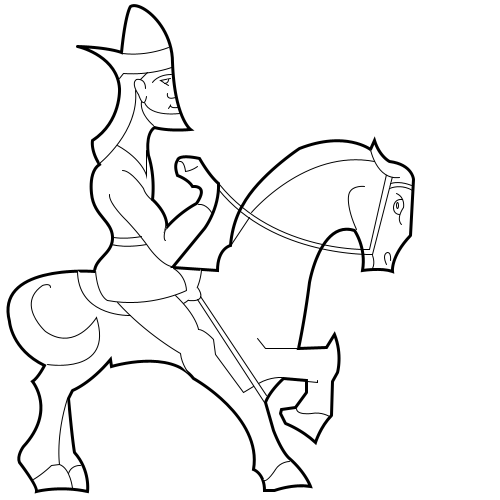
Frame 1 (no input)
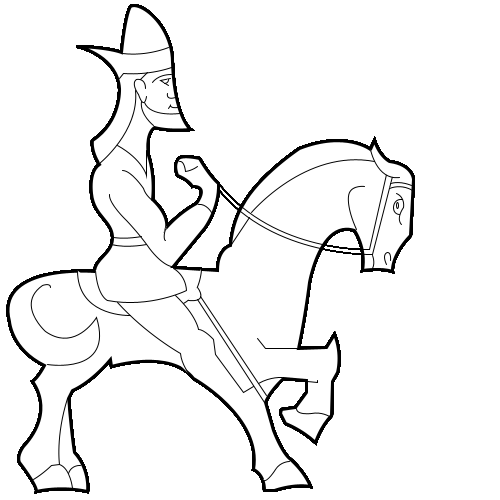
Frame 60 (the mouse pressed at the canvas centre just before this capture)
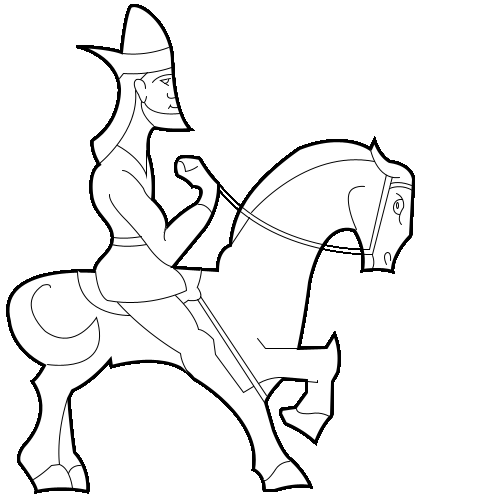
Frame 120 (the mouse held since frame 60 and released just before this capture)

The Processing sketch that drew these frames (run headless with seeded random() and noise(); from frame 60 on, the mouse is pressed at the canvas centre):

// Processing sketch: processing_7511
// ── processing_7511.pde


 //Scher Test
void setup(){
size(500, 500);
background(255);
smooth();

}

void draw() {
  beginShape();  ///borde de la imagen
  //noFill();
  strokeWeight(3);
  vertex(77,46);
  bezierVertex(109, 47, 121, 52, 121, 52);
  bezierVertex(125, 12, 130, 6, 130, 6);
  bezierVertex(140, 0, 172, 25, 172, 62);
  bezierVertex(174, 117, 190, 129, 190, 129);
  bezierVertex(167, 131, 154, 127, 154, 127);
  bezierVertex(144, 134, 148, 155, 148, 155);
  bezierVertex(155, 177, 152, 199, 152, 199);
  bezierVertex(169, 215, 166, 227, 166, 227);
  bezierVertex(180, 211, 196, 203, 196, 203);
  bezierVertex(209, 184, 192, 186, 192, 186);
  bezierVertex(188, 179,  177, 175, 177, 175); 
  bezierVertex(173, 164, 177, 160, 177, 160);
  bezierVertex(178, 153, 199, 158, 199, 158);
  bezierVertex(210, 177, 218, 183, 218, 183);
  bezierVertex(219, 208, 204, 228, 204, 228);
  vertex(172, 267);
  vertex(217, 270);
  bezierVertex(217, 248, 230, 245, 230, 245);
  bezierVertex(232, 220, 242, 205, 242, 205);
  bezierVertex(258, 175, 299, 148, 299, 148);
  bezierVertex(345, 130, 370, 149, 370, 149);
  vertex(374, 140);
  bezierVertex(379, 156, 389, 161, 389, 161);
  bezierVertex(412, 164, 413, 179, 413, 179);
  vertex(410, 235);
  bezierVertex(390, 256, 392, 271, 392, 271);
  bezierVertex(381, 267, 362, 270, 362, 270);
  bezierVertex(366, 247, 354, 230, 354, 230);
  bezierVertex(320, 219, 309, 282, 309, 282);
  bezierVertex(304, 321, 298, 348, 298, 348);
  vertex(326, 347);
  vertex(334, 334); //OMG x = y //
  bezierVertex(342, 354, 337, 372, 337, 372);
  vertex(332, 381);
  vertex(331, 415);
  bezierVertex(320, 426, 315, 442, 315, 442);
  bezierVertex(301, 429, 285, 423, 285, 423);
  vertex(280, 413);
  vertex(281, 409);
  vertex(295, 407);
  vertex(306, 392);
  vertex(306, 380);
  vertex(283, 378);
  bezierVertex(268, 392, 265, 402, 265, 402);
  bezierVertex(267, 409,273, 430, 273, 430);
  bezierVertex(282, 453, 289, 458, 289, 458);
  bezierVertex(305, 472, 310, 486, 310, 486);
  bezierVertex(293, 483, 274, 490, 274, 490);
  vertex(264, 490);
  bezierVertex(264, 473, 253, 469, 253, 469);
  bezierVertex(262, 416, 193, 378, 193, 378);
  bezierVertex(170, 348, 111, 366, 111, 366);
  vertex(110, 359);
  bezierVertex(90, 383, 72, 390, 72, 390);
  vertex(68, 398);
  bezierVertex(72, 442, 74, 452, 74, 452);
  bezierVertex(90, 470, 87, 491, 87, 491);
  bezierVertex(59, 485, 36, 491, 36, 491);
  bezierVertex(37, 485, 19, 462, 19, 462);
  bezierVertex(16, 455, 23, 446, 23, 446);
  bezierVertex(56, 410, 32, 381, 32, 381);
  bezierVertex(38, 377, 44, 365, 44, 365);
  bezierVertex(11, 349, 9, 321, 9, 321);
  bezierVertex(-6, 263, 94, 271, 94, 271);
  bezierVertex(95, 257, 113, 253, 112, 236);
  bezierVertex(111, 220, 93, 215, 91, 193);
  bezierVertex(91, 192, 88, 171, 99, 164);
  bezierVertex(90, 150, 92, 140, 92, 140);
  bezierVertex(121, 121, 119, 88, 119, 88);
  bezierVertex(117, 57, 82, 47, 77, 46); //el punto 77, 46 es el primer vertex
  endShape();
  
     beginShape(); // cola
  strokeWeight(1);
  vertex(50, 287);
  bezierVertex(50, 282, 42, 285, 42, 285);
  bezierVertex(15, 304, 45, 331, 45, 331);
  bezierVertex(75, 352, 96, 317, 96, 317);
  bezierVertex(114, 375, 47, 364, 47, 364);
  endShape(); //
   
   beginShape(); // división de las patas traseras
   vertex(67, 398);
   bezierVertex(55, 436, 59, 464, 59, 464);
   bezierVertex(70, 468, 72, 488, 72, 488);
   endShape(); //
   
   beginShape(); // división pezuñas de las patas traseras
   vertex(33, 479);
   bezierVertex(43, 473, 51, 465, 51, 465); 
   vertex(59, 464);
   endShape();  //
   
   beginShape(); // división pezuñas de las patas traseras
   vertex(68, 473);
   bezierVertex(71, 464, 80, 465, 80, 465);
   endShape();  //
   
   beginShape();
   vertex(122, 53);
   bezierVertex(147, 56, 168, 47, 168, 47);
   endShape();  //
   
    beginShape();
    vertex(119, 78);
    vertex(123, 73);
    bezierVertex(150, 75, 171, 67, 171, 67);
    endShape();  //
   
   beginShape();
   vertex(145, 88);
   bezierVertex(145, 77, 136, 79, 136, 79);
   bezierVertex(130, 83, 138, 94, 138, 94);
   bezierVertex(144, 111, 146, 96, 146, 96);
   endShape();  //
   
   beginShape();
   vertex(135, 90);
   bezierVertex(139, 131, 99, 163, 99, 163);
   endShape();  //
   
    beginShape();
   vertex(140, 79);
   vertex(147, 72);
    endShape();  //
   
   beginShape();
   vertex(171, 74);
   bezierVertex(157, 74, 152, 82, 152, 82);
   endShape();  //
   
   beginShape();
   vertex(170, 78);
   vertex(160, 80);
   vertex(168, 85);
   endShape();  //
   
   beginShape(); // iris ojo
   vertex(168, 79);
   bezierVertex(168, 83, 164, 83, 164, 83);
   endShape();  //
   
    beginShape(); //
   vertex(144, 102);
   bezierVertex(150, 117, 179, 113, 179, 113);
   endShape();  //
   
   beginShape(); //
   vertex(141, 101);
   bezierVertex(139, 114, 153, 125, 153, 125);
   endShape();  //
   
   beginShape(); // boca
   vertex(177, 107);
   bezierVertex(170, 108, 170, 105, 170, 105);
   vertex(168, 108);
   endShape();  //
   
   beginShape(); // nariz
   vertex(175, 97);
   bezierVertex(165, 100, 167, 93, 167, 93);
   endShape();  //
   
   beginShape(); // cuello ropa
   vertex(117, 145);  
   bezierVertex(142, 159, 146, 175, 146, 175);
   vertex(146, 150);
   endShape();  //
   
   beginShape(); // hombro // brazo
   vertex(122, 170);
   bezierVertex(131, 170, 143, 188, 143, 188);
   bezierVertex(145, 195, 152, 200, 152, 200);
   endShape();  //
   
   beginShape(); // curba // brazo
   vertex(167, 226);
   bezierVertex(163, 230, 163, 240, 165, 240);
   endShape();  //
   
   beginShape(); // muñeca
 vertex(198, 204);
 bezierVertex(206, 203, 211, 212, 211, 212);
   endShape();  //
   
   beginShape(); //
   vertex(109, 194);
   bezierVertex(108, 203, 126, 220, 126, 220);
   bezierVertex(141, 236, 149, 248, 149, 248);
   bezierVertex(162, 265, 171, 266, 171, 266);
    endShape();  //
   
   
    beginShape(); //
   vertex(113, 237);
   bezierVertex(126, 239, 141, 236, 141, 236);
    endShape();  //
   
   beginShape(); //
   vertex(111, 244);
   bezierVertex(126, 248, 146, 244, 146, 244);
   endShape();  //
   
   beginShape(); //
   vertex(77, 270);
   bezierVertex(77, 317, 130, 315, 130, 315);
   endShape();  //
   
   beginShape(); //
   vertex(183, 303);
   bezierVertex(200, 294, 201, 269, 201, 269);
   endShape();  //
   
    beginShape(); //bolita, tira caballo
    vertex(188, 300);
    bezierVertex(209, 302, 197, 287, 197, 287);
    endShape();  //
   
   
   beginShape(); //
   vertex(95, 270);
   bezierVertex(97, 296, 107, 300, 107, 300);
   bezierVertex(150, 308, 186, 290, 186, 290);
   bezierVertex(185, 274, 173, 268, 173, 268);
   endShape();  //
   
   beginShape(); // lado pierna
   vertex(117, 302);
   bezierVertex(146, 334, 180, 353, 180, 353);
   bezierVertex(181, 364, 189, 374, 189, 374);
   endShape();  //
   
   beginShape(); // lado pierna
   vertex(175, 295);
   bezierVertex(196, 315, 198, 329, 198, 329);
   bezierVertex(204, 329, 213, 339, 213, 339);
   vertex(215, 354);
   vertex(243, 392);
   vertex(253, 386);
   endShape();  //
   
   line(197, 299, 264, 402);
   line(200, 296, 266, 395);
   
   beginShape(); // pedacito pie
   vertex(258, 383);
   bezierVertex(270, 376, 282, 377, 282, 377);
   endShape();  //
   
   beginShape(); //
   vertex(307, 381);
   vertex(317, 382);
   vertex(317, 380);
   endShape();  //
   
   beginShape(); //
   vertex(296, 408);
   bezierVertex(296, 415, 311, 413, 311, 413);
   bezierVertex(321, 411, 329, 416, 329, 416);
   endShape();  //
   
    beginShape(); //
   vertex(263, 480);
   bezierVertex(267, 482, 275, 469, 275, 469);
   bezierVertex(280, 461, 289, 461, 289, 461);
   endShape();  //
   
   beginShape(); //
   vertex(257, 338);
   vertex(265, 348);
   vertex(298, 348);
   endShape();  //
   
    
    noFill();
   beginShape(); // bosal 1
   vertex(218, 189);
   bezierVertex(273, 257, 372, 254, 372, 254);
   vertex(392, 176);
    endShape();  //
   
   beginShape(); // bosal 2
   vertex(219, 184);
   bezierVertex(275, 253, 369, 249, 369, 249);
   vertex(386, 174);
   endShape();  //
   
   fill(255);
   beginShape(); //
   vertex(399, 177);
   bezierVertex(376, 180, 370, 149, 370, 149);
   endShape();  //
   
    beginShape(); //
   vertex(374, 161);
   bezierVertex(305, 148, 251, 212, 251, 212);
    endShape();  //
    
    beginShape(); //
    vertex(231, 244);
    vertex(249, 217);
    endShape();  //
    
    beginShape(); //
    vertex(356, 229);
    bezierVertex(346, 207, 348, 196, 348, 196);
    bezierVertex(349, 184, 364, 186, 364, 186); 
    endShape();  //
    
     beginShape(); //
    vertex(390, 183);
    bezierVertex(400, 180, 411, 185, 411, 185);
     endShape();  //
    
    beginShape(); //
    vertex(389, 188);
    bezierVertex(402, 183, 412, 190, 412, 190);
    endShape();  //
    
     beginShape(); // ojo caballo
    vertex(396, 193);
    bezierVertex(405, 197, 403, 207, 403, 207);
    bezierVertex(395, 219, 401, 224, 401, 224);
    endShape();  //
    
    beginShape(); //
    vertex(402, 199);
    bezierVertex(393, 198, 393, 207, 393, 207);
    bezierVertex(393, 214, 399, 214, 399, 214);
    endShape();  //
    
    ellipse(397, 205, 2, 6); // iris caballo
    
    
    beginShape(); //
    vertex(372, 268);
    bezierVertex(375, 262, 372, 255, 372, 255);
    endShape();  //
    
   
    beginShape(); //
    vertex(386, 264);
    bezierVertex(381, 253, 387, 252, 387, 252);
    bezierVertex(391, 252, 390, 260, 390, 260);
    endShape();  // 
    
    
     beginShape(); //
     vertex(179, 161);
     bezierVertex(184, 160, 185, 171, 185, 171);
     bezierVertex(192, 170, 197, 166, 197, 166);
    endShape();  // 
}
